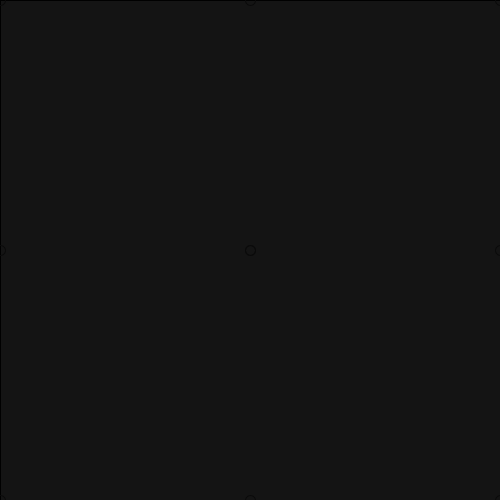
Frame 1 (no input)
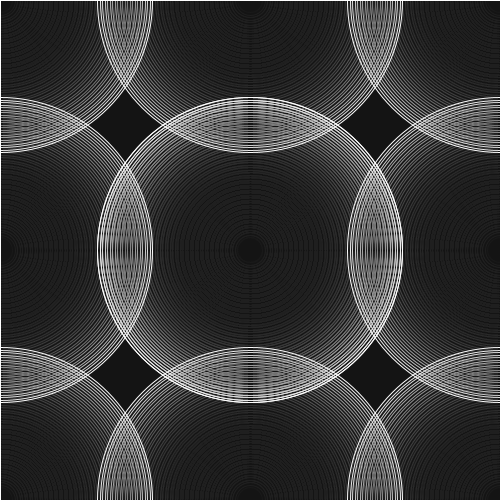
Frame 60 (the mouse pressed at the canvas centre just before this capture)
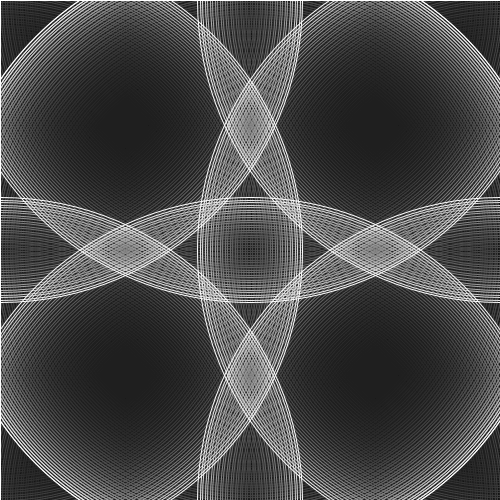
Frame 120 (the mouse held since frame 60 and released just before this capture)

The Processing sketch that drew these frames (run headless with seeded random() and noise(); from frame 60 on, the mouse is pressed at the canvas centre):

// Processing sketch: processing_6308
// ── processing_6308.pde

int size=10;

void setup(){
  size(500,500);
  background(20); 
  smooth();
}

void draw(){

  fill(20,20);
  rect(0,0,width,height);
  int a= int(random(height));
  int b= int(random(width));
  if(size<width*2.5){
  
    noFill();
    stroke(size,size,size);
    ellipse(0,height/2,size,size);
    ellipse(width/2,0,size,size);
    ellipse(width,height/2,size,size);
    ellipse(width/2,height,size,size);
    ellipse(width/2,height/2,size,size);

    ellipse(0,height,size,size);
    ellipse(0,0,size,size);
    ellipse(width,height,size,size);
    ellipse(width,0,size,size);
    ellipse(width/2,height/2,size,size);
    size+=5;
  }

  else{   
    size-=width*5.3; 
  }
};
